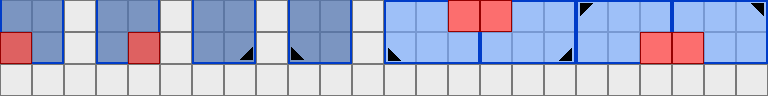

Rendered tile map (Tiled .tmx) drawn with the repository's tilesets; below, a short description and the full map source, tile grids included:
An orthogonal 24x3 tile map with 32x32 px tiles, 2 tile layers (cells, oversized), 2 tilesets.

<map version="1.10" tiledversion="1.10.1" orientation="orthogonal" renderorder="right-down" width="24" height="3" tilewidth="32" tileheight="32" infinite="0" nextlayerid="3" nextobjectid="1">
 <tileset firstgid="1" name="cell" tilewidth="32" tileheight="32" tilecount="1" columns="1">
  <image source="oversized_demo_cell_orthogonal.png" width="32" height="32" />
 </tileset>
 <tileset firstgid="2" name="oversized" tilewidth="64" tileheight="96" tilecount="1" columns="1">
  <image source="oversized_demo_tile_orthogonal.png" width="64" height="96" />
 </tileset>
 <layer id="1" name="cells" width="24" height="3">
  <data encoding="csv">
1,1,1,1,1,1,1,1,1,1,1,1,1,1,1,1,1,1,1,1,1,1,1,1,
1,1,1,1,1,1,1,1,1,1,1,1,1,1,1,1,1,1,1,1,1,1,1,1,
1,1,1,1,1,1,1,1,1,1,1,1,1,1,1,1,1,1,1,1,1,1,1,1
</data>
 </layer>
 <layer id="2" name="oversized" width="24" height="3">
  <data encoding="csv">
0,0,0,0,0,0,0,0,0,0,0,0,0,0,0,0,0,0,0,0,0,0,0,0,
2,0,0,2147483650,0,0,1073741826,0,0,3221225474,0,0,536870914,0,0,2684354562,0,0,1610612738,0,0,3758096386,0,0,
0,0,0,0,0,0,0,0,0,0,0,0,0,0,0,0,0,0,0,0,0,0,0,0
</data>
 </layer>
</map>
